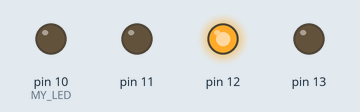
Recording of a sketch running on a simulated Arduino Uno, built with avr-gcc and run on an emulated ATmega328P. On the bench: output pins drawn as LEDs (lit = HIGH).

Above: at 0.62 s.
At 1.0 s:
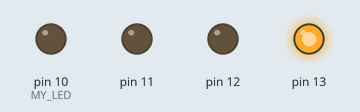
At 2.37 s:
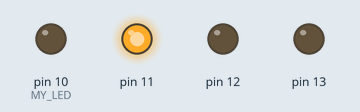
At 4.0 s:
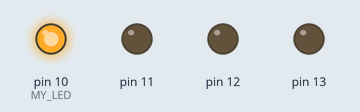
Timing chart, 0 to 4.6 s (numbered marks = the images above):
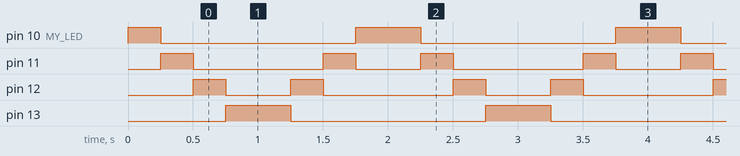

The sketch:

Lab_5.ino
```cpp
// EE 322 - Prof Chuck Bland
// Amy Ru
// Lab 5 - Cyclops

const int MY_LED = 10;
int offset;

void setup()
{
  pinMode(13, OUTPUT);
  pinMode(12, OUTPUT);
  pinMode(11, OUTPUT);
  pinMode(MY_LED, OUTPUT);
}

int i = 0;
void loop()
{
  int a = i & 7;
  int b = ((i>>2) & 1);
  int c = ((i++ & 3)<<1);
  offset = a - (b*c) - b;

  int pinNum = offset + MY_LED;

  digitalWrite(pinNum, HIGH);
  delay(250); // Wait for 250 millisecond(s)
  digitalWrite(pinNum, LOW);
}
```

Measured:
- by itself, pin 10 (MY_LED): repeats every 2.0 s: LOW 1.5 s, HIGH 0.50 s
- by itself, pin 11: repeats every 2.0 s: LOW 1.0 s, HIGH 0.25 s, LOW 0.50 s, HIGH 0.25 s
- by itself, pin 12: repeats every 2.0 s: LOW 0.50 s, HIGH 0.25 s, LOW 1.0 s, HIGH 0.25 s
- by itself, pin 13: alternates HIGH for 0.50 s and LOW for 1.5 s
